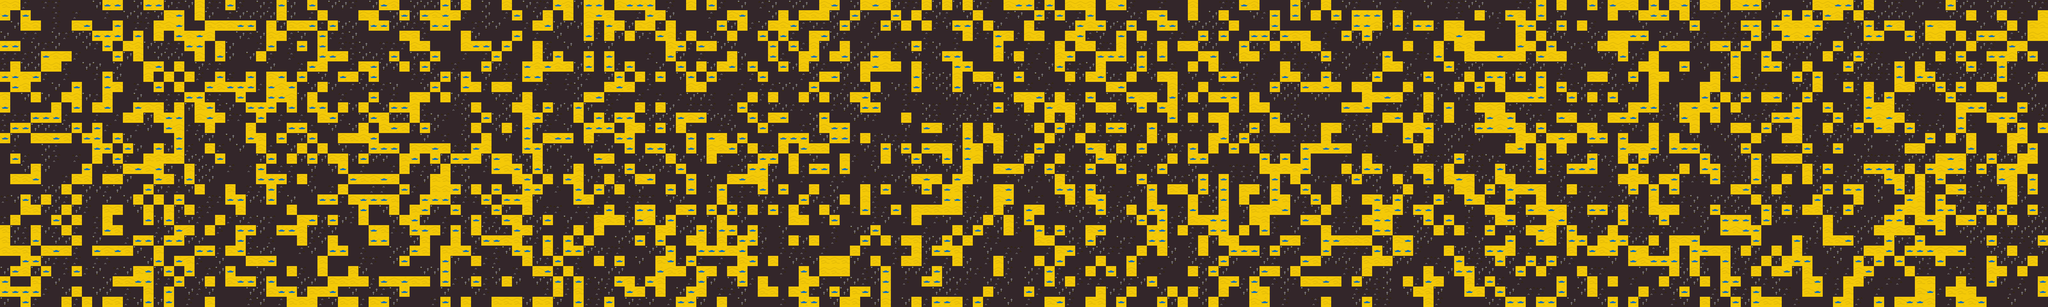

The image is a tile-based game level rendered from a .tmx file. Its description and source (layers, tilesets, objects; grid data summarised) follow:
An orthogonal 200x30 tile map with 32x32 px tiles, 1 tile layer (Tile Layer 1).

<map version="1.0" orientation="orthogonal" width="200" height="30" tilewidth="32" tileheight="32">
 <tileset firstgid="1" name="Big" tilewidth="32" tileheight="32">
  <image source="data/SpriteAtlasDouble.png" width="2048" height="2048" />
 </tileset>
 <layer name="Tile Layer 1" width="200" height="30">
  <data>[6000 cells, 6000 non-empty, 6 distinct tile ids]</data>
 </layer>
</map>